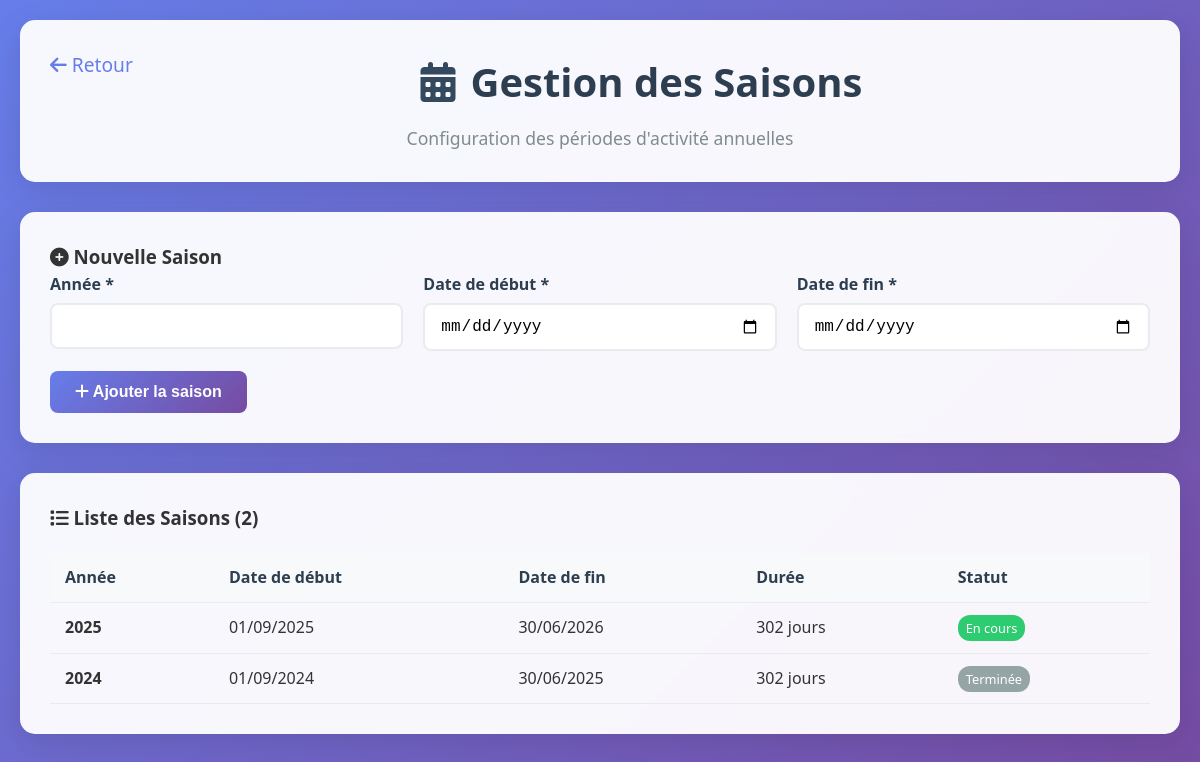
The page /saisons.php on the database its author committed.
### tables this page shows
CREATE TABLE SAISON (
    annee_saison INT PRIMARY KEY,
    date_debut DATE NOT NULL,
    date_fin DATE NOT NULL,
    CONSTRAINT chk_dates_saison CHECK (date_fin > date_debut)
);

### saisons.php (the view, shortened to what this page needs)
<?php
require_once 'config.php';
$saisons = $pdo->query("SELECT * FROM SAISON ORDER BY annee_saison DESC")->fetchAll();
?>
<!DOCTYPE html>
<html lang="fr">
<head>
    <link rel="stylesheet" href="assets/css/style.css">
    <link rel="stylesheet" href="https://cdnjs.cloudflare.com/ajax/libs/font-awesome/6.0.0/css/all.min.css">
</head>
<body>
    <div class="container">
        <div class="header fade-in">
            <a href="index.php" style="float: left; color: #667eea; text-decoration: none; font-size: 1.2rem;">
                <i class="fas fa-arrow-left"></i> Retour
            </a>
            <h1><i class="fas fa-calendar-alt" style="color: #34495e; margin-right: 15px;"></i>Gestion des Saisons</h1>
            <p>Configuration des périodes d'activité annuelles</p>
        </div>
        <div class="form-container fade-in">
            <h3><i class="fas fa-plus-circle"></i> Nouvelle Saison</h3>
            <form method="POST">
                <div style="display: grid; grid-template-columns: repeat(auto-fit, minmax(200px, 1fr)); gap: 20px;">
                    <div class="form-group">
                        <label for="annee">Année *</label>
                        <input type="number" id="annee" name="annee" class="form-control" min="2020" max="2030" required>
                    </div>
                    <div class="form-group">
                        <label for="date_debut">Date de début *</label>
                        <input type="date" id="date_debut" name="date_debut" class="form-control" required>
                    </div>
                    <div class="form-group">
                        <label for="date_fin">Date de fin *</label>
                        <input type="date" id="date_fin" name="date_fin" class="form-control" required>
                    </div>
                </div>
                <button type="submit" class="btn btn-primary">
                    <i class="fas fa-plus"></i> Ajouter la saison
                </button>
            </form>
        </div>
        <div class="table-container fade-in">
            <h3><i class="fas fa-list"></i> Liste des Saisons (<?= count($saisons) ?>)</h3>
            <?php if (count($saisons) > 0): ?>
                <table class="table">
                    <thead>
                        <tr>
                            <th>Année</th>
                            <th>Date de début</th>
                            <th>Date de fin</th>
                            <th>Durée</th>
                            <th>Statut</th>
                        </tr>
                    </thead>
                    <tbody>
                        <?php foreach ($saisons as $s):
                            $debut = new DateTime($s['date_debut']);
                            $fin = new DateTime($s['date_fin']);
                            $duree = $debut->diff($fin)->days;
                            $maintenant = new DateTime();
                            $statut = $maintenant < $debut ? 'À venir' : ($maintenant > $fin ? 'Terminée' : 'En cours');
                            $couleur = $statut == 'En cours' ? '#2ecc71' : ($statut == 'À venir' ? '#f39c12' : '#95a5a6');
                        ?>
                        <tr>
                            <td><strong><?= $s['annee_saison'] ?></strong></td>
                            <td><?= date('d/m/Y', strtotime($s['date_debut'])) ?></td>
                            <td><?= date('d/m/Y', strtotime($s['date_fin'])) ?></td>
                            <td><?= $duree ?> jours</td>
                            <td>
                                <span style="background: <?= $couleur ?>; color: white; padding: 4px 8px; border-radius: 12px; font-size: 0.8rem;">
                                    <?= $statut ?>
                                </span>
                            </td>
                        </tr>
                        <?php endforeach; ?>
                    </tbody>
                </table>
            <?php else: ?>
                <p style="text-align: center; color: #7f8c8d; margin-top: 30px;">
                    <i class="fas fa-info-circle"></i> Aucune saison enregistrée
                </p>
            <?php endif; ?>
        </div>
    </div>
</body>
</html>

### assets/css/style.css (style rules this page uses)
* { margin: 0; padding: 0; box-sizing: border-box; }
body { font-family: 'Segoe UI', Tahoma, Geneva, Verdana, sans-serif; line-height: 1.6; color: #333; background: linear-gradient(135deg, #667eea 0%, #764ba2 100%); min-height: 100vh; }
.container { max-width: 1200px; margin: 0 auto; padding: 20px; }
.header { background: rgba(255, 255, 255, 0.95); backdrop-filter: blur(10px); border-radius: 15px; padding: 30px; margin-bottom: 30px; box-shadow: 0 8px 32px rgba(0, 0, 0, 0.1); text-align: center; }
.header h1 { color: #2c3e50; font-size: 2.5rem; margin-bottom: 10px; font-weight: 700; }
.header p { color: #7f8c8d; font-size: 1.1rem; }
.form-container { background: rgba(255, 255, 255, 0.95); backdrop-filter: blur(10px); border-radius: 15px; padding: 30px; box-shadow: 0 8px 32px rgba(0, 0, 0, 0.1); margin-bottom: 30px; }
.form-group { margin-bottom: 20px; }
.form-group label { display: block; margin-bottom: 5px; font-weight: 600; color: #2c3e50; }
.form-control { width: 100%; padding: 12px 15px; border: 2px solid #e9ecef; border-radius: 8px; font-size: 1rem; transition: border-color 0.3s ease; }
.btn { padding: 12px 25px; border: none; border-radius: 8px; font-size: 1rem; font-weight: 600; cursor: pointer; transition: all 0.3s ease; text-decoration: none; display: inline-block; text-align: center; }
.btn-primary { background: linear-gradient(135deg, #667eea 0%, #764ba2 100%); color: white; }
.table-container { background: rgba(255, 255, 255, 0.95); backdrop-filter: blur(10px); border-radius: 15px; padding: 30px; box-shadow: 0 8px 32px rgba(0, 0, 0, 0.1); overflow-x: auto; }
.table { width: 100%; border-collapse: collapse; margin-top: 20px; }
.table th, .table td { padding: 12px 15px; text-align: left; border-bottom: 1px solid #e9ecef; }
.table th { background: #f8f9fa; font-weight: 600; color: #2c3e50; }
.fade-in { animation: fadeInUp 0.6s ease-out; }

### rows shown on the page
saison: annee_saison "2025", date_debut "01/09/2025", date_fin "30/06/2026", duree "302"
saison: annee_saison "2024", date_debut "01/09/2024", date_fin "30/06/2025", duree "302"

### other values the page prints
count($saisons) "2"
